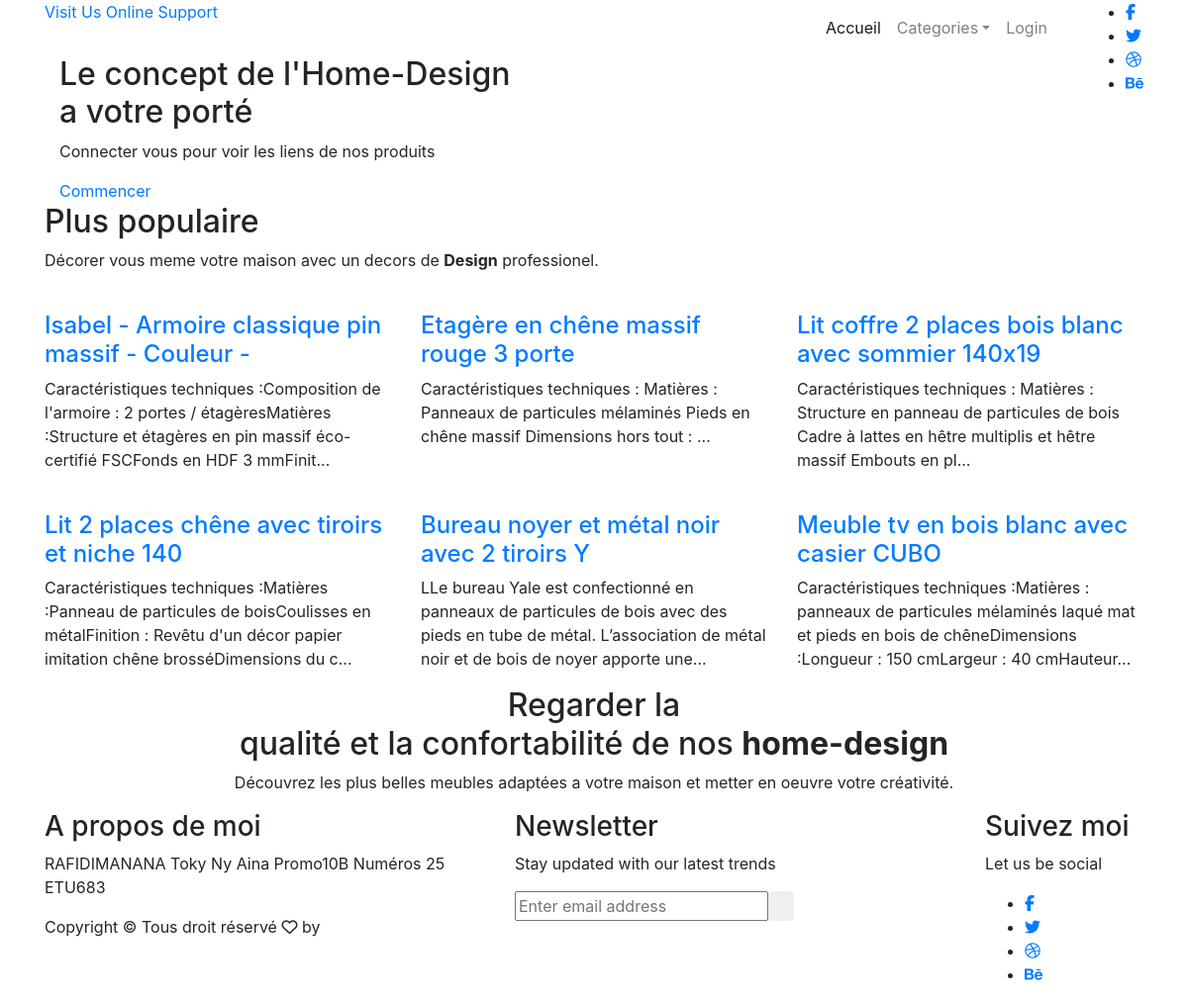
The page / on the database its author committed.
### tables this page shows
CREATE TABLE IF NOT EXISTS `pieces` (
  `IDPIECES` int(10) unsigned NOT NULL AUTO_INCREMENT,
  `IDCATEGORIE` int(10) unsigned NOT NULL,
  `NOMPIECES` varchar(50) DEFAULT NULL,
  `DESCRIPTIONS` longtext,
  `NOTES` int(11) DEFAULT NULL,
  `NOUVEAU` int(11) DEFAULT NULL,
  `MATIERES` longtext,
  PRIMARY KEY (`IDPIECES`),
  KEY `FK_SOUSCATEGORIE` (`IDCATEGORIE`)
);

### web/fonctions/get_data.php (called while the page is built, shortened)
<?php
    function getConnection(){
        $servername = "sql7.freemysqlhosting.net:3306";
        $username = "sql7290683";
        $password = "JjrX6qeGsB";
        $dbname = "sql7290683";
        $con = null;
        try{
            $con = new mysqli($servername, $username, $password, $dbname);
        }catch(Exception $e){
            throw $e->getMessage();
        }
        return $con;
    }
    function getAllPieces(){
        $response = null;
        $conn = getConnection();
        try{
            $sql = " SELECT * FROM pieces ";
            $result = $conn->query($sql);
            $response = $result;
        }catch(Exception $e){
            throw $e->getMessage();
        }
        return $response;
    }
?>

### web/include/content-default.php (the view, shortened to what this page needs)
<?php
	$listes = getAllPieces();
?>
<section class="home_banner_area">
            <div class="banner_inner">
				<div class="container">
					<div class="row">
						<div class="col-lg-8">
							<div class="banner_content">
								<h2>Le concept de l'Home-Design<br />a votre porté</h2>
								<p>Connecter vous pour voir les liens de nos produits</p>
								<a class="banner_btn" href="#">Commencer</a>
							</div>
						</div>
						<div class="col-lg-4">
						</div>
					</div>
				</div>
            </div>
</section>
    <section class="furniture_area p_120">
        	<div class="container">
        		<div class="main_title">
        			<h2>Plus populaire</h2>
        			<p>Décorer vous meme votre maison avec un decors de <strong>Design</strong> professionel.</p>
        		</div>
        		<div class="furniture_inner row">
				<?php
					if($listes->num_rows > 0) {
                        while($row = $listes->fetch_assoc()) {
				?>
        			<div class="col-lg-4">
        				<div class="furniture_item">
        					<a href="fiches/<?php echo $row['IDPIECES']; ?>/fiches-de-produit"><h4><?php echo $row['NOMPIECES']; ?></h4></a>
							<p><?php echo $row['DESCRIPTIONS']; ?></p>
						</div>
					</div>
                <?php
                        }
				   }
				?>
        		</div>
        	</div>
    </section>
        <section class="impress_area p_120">
        	<div class="container">
        		<div class="impress_inner text-center">
					<h2>Regarder la <br />qualité et la confortabilité de nos <strong>home-design</strong></h2>
					<p>Découvrez les plus belles meubles adaptées a votre maison et metter en oeuvre votre créativité.</p>
        		</div>
        	</div>
        </section>

### web/index.php (shortened to what this page needs)
<?php
    include ('fonctions/get_data.php');
?>
<!doctype html>
<html lang="en">
    <head>
        <link rel="stylesheet" href="assets/css/bootstrap.css">
        <link rel="stylesheet" href="assets/vendors/linericon/style.css">
        <link rel="stylesheet" href="assets/css/font-awesome.min.css">
        <link rel="stylesheet" href="assets/vendors/owl-carousel/owl.carousel.min.css">
        <link rel="stylesheet" href="assets/vendors/lightbox/simpleLightbox.css">
        <link rel="stylesheet" href="assets/vendors/nice-select/css/nice-select.css">
        <link rel="stylesheet" href="assets/vendors/animate-css/animate.css">
        <link rel="stylesheet" href="assets/vendors/flaticon/flaticon.css">
        <link rel="stylesheet" href="assets/css/style.css">
        <link rel="stylesheet" href="assets/css/responsive.css">
    </head>
    <body>
		<?php
			include ('include/header.php');
			if(isset($_GET['pages']) && $_GET['pages']!=null){
				include ('include/content-'.$_GET['pages'].'.php');
			}else{
				include ('include/content-default.php');
			}
			include ('include/footer.php');
		?>
    </body>
</html>

### web/include/header.php (shortened to what this page needs)
   <header class="header_area">
      	<div class="top_menu">
      		<div class="container">
      			<div class="top_inner">
      				<div class="float-left">
      					<a href="assets/#">Visit Us</a>
      					<a href="assets/#">Online Support</a>
      				</div>
      				<div class="float-right">
      					<ul class="list header_socila">
      						<li><a href="assets/#"><i class="fa fa-facebook"></i></a></li>
      						<li><a href="assets/#"><i class="fa fa-twitter"></i></a></li>
      						<li><a href="assets/#"><i class="fa fa-dribbble"></i></a></li>
      						<li><a href="assets/#"><i class="fa fa-behance"></i></a></li>
      					</ul>
      				</div>
      			</div>
      		</div>
      	</div>
       <div class="main_menu" id="mainNav">
       	<nav class="navbar navbar-expand-lg navbar-light">
<div class="container">
	<div class="collapse navbar-collapse offset" id="navbarSupportedContent">
		<ul class="nav navbar-nav menu_nav ml-auto">
			<li class="nav-item active"><a class="nav-link" href="home-design">Accueil</a></li>
			<li class="nav-item submenu dropdown">
				<a href="assets/#" class="nav-link dropdown-toggle" data-toggle="dropdown" role="button" aria-haspopup="true" aria-expanded="false">Categories</a>
			</li>
			<?php
				if(isset($_SESSION['user'])){
                                   $user = $_SESSION['user'];
			?>
					<li class="nav-item"><a class="nav-link" href="traitement/deconnection.php"><?php echo $user; ?>/Deconnection</a></li>
			<?php
				}else{
			?>
					<li class="nav-item"><a class="nav-link" href="login">Login</a></li>
			<?php
				}
			?>
		</ul>
	</div>
</div>
       	</nav>
       </div>
   </header>

### web/include/footer.php (shortened to what this page needs)
<footer class="footer_area p_120">
        	<div class="container">
        		<div class="row footer_inner">
        			<div class="col-lg-5 col-sm-6">
        				<aside class="f_widget ab_widget">
        					<div class="f_title">
        						<h3>A propos de moi</h3>
        					</div>
        					<p>RAFIDIMANANA Toky Ny Aina Promo10B Numéros 25 ETU683</p>
        					<p>
Copyright &copy;</script> Tous droit réservé <i class="fa fa-heart-o" aria-hidden="true"></i> by
</p>
        				</aside>
        			</div>
        			<div class="col-lg-5 col-sm-6">
        				<aside class="f_widget news_widget">
        					<div class="f_title">
        						<h3>Newsletter</h3>
        					</div>
        					<p>Stay updated with our latest trends</p>
        					<div id="mc_embed_signup">
                                <form target="_blank" action="https://spondonit.us12.list-manage.com/subscribe/post?u=1462626880ade1ac87bd9c93a&amp;id=92a4423d01" method="get" class="subscribe_form relative">
                                	<div class="input-group d-flex flex-row">
                                        <input name="EMAIL" placeholder="Enter email address" onfocus="this.placeholder = ''" onblur="this.placeholder = 'Email Address '" required="" type="email">
                                        <button class="btn sub-btn"><span class="lnr lnr-arrow-right"></span></button>
                                    </div>
                                </form>
                            </div>
        				</aside>
        			</div>
        			<div class="col-lg-2">
        				<aside class="f_widget social_widget">
        					<div class="f_title">
        						<h3>Suivez moi</h3>
        					</div>
        					<p>Let us be social</p>
        					<ul class="list">
        						<li><a href="assets/#"><i class="fa fa-facebook"></i></a></li>
        						<li><a href="assets/#"><i class="fa fa-twitter"></i></a></li>
        						<li><a href="assets/#"><i class="fa fa-dribbble"></i></a></li>
        						<li><a href="assets/#"><i class="fa fa-behance"></i></a></li>
        					</ul>
        				</aside>
        			</div>
        		</div>
        	</div>
        </footer>

### rows shown on the page
pieces: NOMPIECES "Isabel - Armoire classique pin massif - Couleur -", DESCRIPTIONS "Caractéristiques techniques :Composition de l'armoire : 2 portes / étagèresMatières :Structure et étagères en pin massif éco-certifié FSCFonds en HDF 3 mmFinit..."
pieces: NOMPIECES "Etagère en chêne massif rouge 3 porte", DESCRIPTIONS "Caractéristiques techniques : Matières : Panneaux de particules mélaminés Pieds en chêne massif Dimensions hors tout : ..."
pieces: NOMPIECES "Lit coffre 2 places bois blanc avec sommier 140x19", DESCRIPTIONS "Caractéristiques techniques : Matières : Structure en panneau de particules de bois Cadre à lattes en hêtre multiplis et hêtre massif Embouts en pl..."
pieces: NOMPIECES "Lit 2 places chêne avec tiroirs et niche 140", DESCRIPTIONS "Caractéristiques techniques :Matières :Panneau de particules de boisCoulisses en métalFinition : Revêtu d'un décor papier imitation chêne brosséDimensions du c..."
pieces: NOMPIECES "Bureau noyer et métal noir avec 2 tiroirs Y", DESCRIPTIONS "LLe bureau Yale est confectionné en panneaux de particules de bois avec des pieds en tube de métal. L’association de métal noir et de bois de noyer apporte une..."
pieces: NOMPIECES "Meuble tv en bois blanc avec casier CUBO", DESCRIPTIONS "Caractéristiques techniques :Matières : panneaux de particules mélaminés laqué mat et pieds en bois de chêneDimensions :Longueur : 150 cmLargeur : 40 cmHauteur..."
